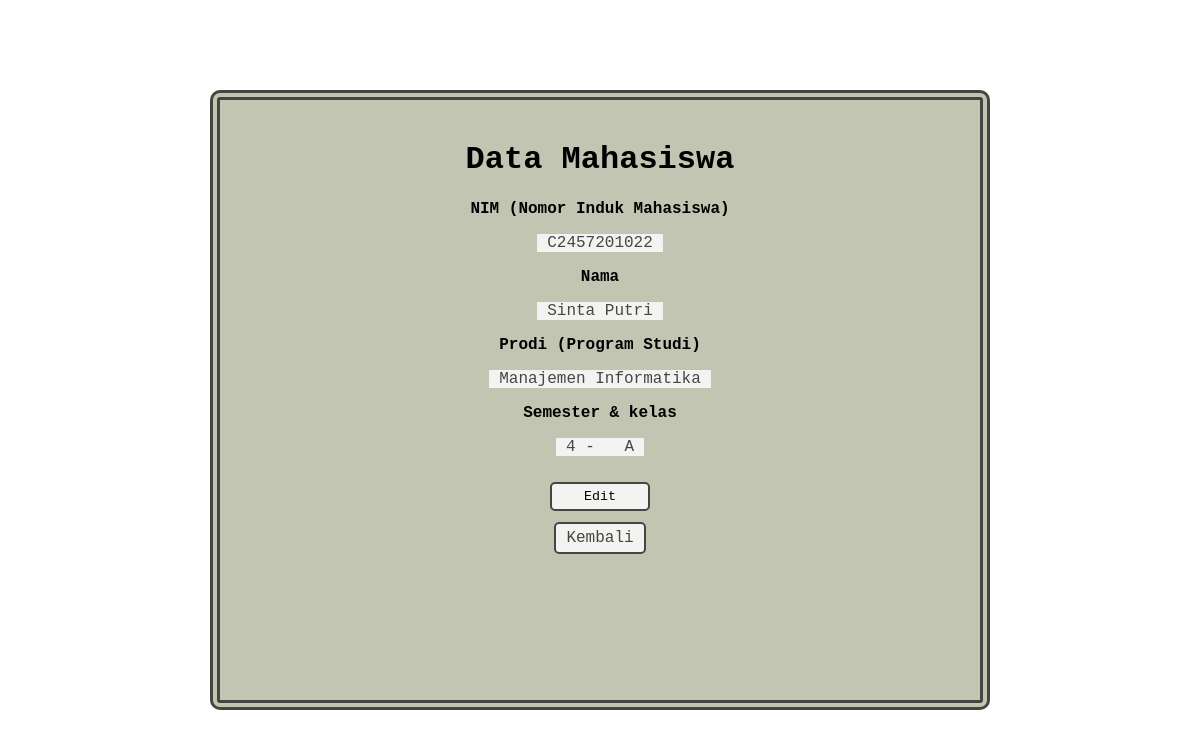
Screenshot of /v2/tmahasiswa/edit-cell.php (signed in) with the database file from the repository.
### tables this page shows
CREATE TABLE IF NOT EXISTS `absen_mahasiswa` (
  `nim` varchar(20) NOT NULL,
  `password` varchar(20) NOT NULL,
  `nama` varchar(50) NOT NULL,
  `prodi` varchar(50) NOT NULL,
  `semester` int(2) NOT NULL,
  `kelas` text NOT NULL,
  `kehadiran` int(1) NOT NULL,
  PRIMARY KEY (`nim`)
);

### v2/tmahasiswa/edit-cell.php (the view, shortened to what this page needs)
<?php
  include('../config_table.php');
  $nim = $_SESSION['nim'];
  $result = mysqli_query($mysqli, "SELECT * FROM absen_mahasiswa WHERE nim = '$nim'");
  $data  = mysqli_fetch_assoc($result);
  $nama = $data['nama'];
  $prodi = $data['prodi'];
  $semester = $data['semester'];
  $kelas = $data['kelas'];
?>
<!DOCTYPE html>
<html>
  <head>
    <link rel="stylesheet" href="edit-cell-style.css">
  </head>
  <body>
    <div id="main">
      <h1>Data Mahasiswa</h1>
      <p><b>NIM (Nomor Induk Mahasiswa)</b></p>
      <Form method="POST" action="edit-cell.php">
      <p>
        <?php
          echo "<span class='data'>$nim</span>";
        ?>
      </p>
      <p><b>Nama</b></p>
      <p>
        <?php
          echo "<span class='data'>$nama</span>";
        ?>
      </p>
      <p><b>Prodi (Program Studi)</b></p>
      <p><?php echo "<span class='data'>$prodi</span>";?></p>
      <p><b>Semester & kelas</b></p>
      <p><?php echo "<span class='data'>$semester   -   </span>";  echo "<span class='data'>$kelas</span>";?></p>
      <button class="button-style">Edit</button>
      </Form>
      <br><a class="button-style2" href="mahasiswa-table.php">Kembali</a>
    </div>
  </body>
</html>

### v2/tmahasiswa/edit-cell-style.css (style rules this page uses)
* { font-family: 'Courier New', Courier, monospace; }
html, body { font-family: 'Courier New', Courier, monospace; margin: 0; padding: 0; height: 100%; }
html { margin: 0; padding: 0; }
a { color: rgb(69, 70, 65); text-decoration: none; }
body { background-image: url(../bg.jpg); background-color: rgba(255, 253, 253, 0.518); background-blend-mode: lighten; background-size: 200px 150px; background-repeat: repeat; display: flex; justify-content: center; align-items: center; }
#main { background-color: rgb(193, 197, 177); border: double rgb(69, 70, 65) 10px; border-radius: 10px; height: 70vh; width: 60vw; padding: 20px ; text-align: center; align-items: center; justify-content: center; }
.data { color: rgb(69, 70, 65); background-color: rgb(243, 244, 242); padding: 0 10px; }
.button-style { background-color: rgb(243, 244, 242); border: 2px solid rgb(69, 70, 65); border-radius: 5px; margin-top: 10px; width: 100px; padding: 5px 10px; cursor: pointer; transition: 0.5s; }
.button-style2 { background-color: rgb(243, 244, 242); border: 2px solid rgb(69, 70, 65); border-radius: 5px; margin-top: 20px; width: 100px; padding: 5px 10px; cursor: pointer; transition: 0.5s; }

### rows the page displays
absen_mahasiswa: nama "Sinta Putri", prodi "Manajemen Informatika", semester "4", kelas "A"

### other values shown
$nim "C2457201022"
